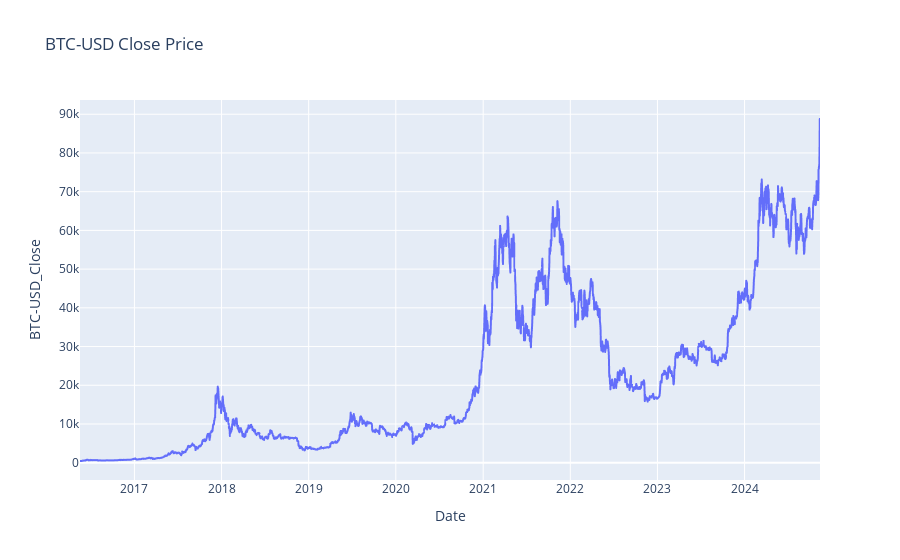

Notebook code for this chart:
### Code cell
px.line(data, x=data.index, y='BTC-USD_Close', title='BTC-USD Close Price')

### Figure 1 — Plotly figure (JSON) as saved in the notebook; plotly's stock layout.template omitted (floating-point values rounded to 4 significant figures; data arrays with more than 128 entries replaced by an {"elided": "..."} marker saying what was removed)
{"data": [{"hovertemplate": "Date=%{x}<br>BTC-USD_Close=%{y}<extra></extra>", "legendgroup": "", "line": {"color": "#636efa", "dash": "solid"}, "marker": {"symbol": "circle"}, "mode": "lines", "name": "", "showlegend": false, "type": "scattergl", "x": {"elided": "3099 str values"}, "xaxis": "x", "y": {"elided": "3099 float values"}, "yaxis": "y"}], "layout": {"legend": {"tracegroupgap": 0}, "title": {"text": "BTC-USD Close Price"}, "xaxis": {"anchor": "y", "domain": [0, 1], "title": {"text": "Date"}}, "yaxis": {"anchor": "x", "domain": [0, 1], "title": {"text": "BTC-USD_Close"}}}}
